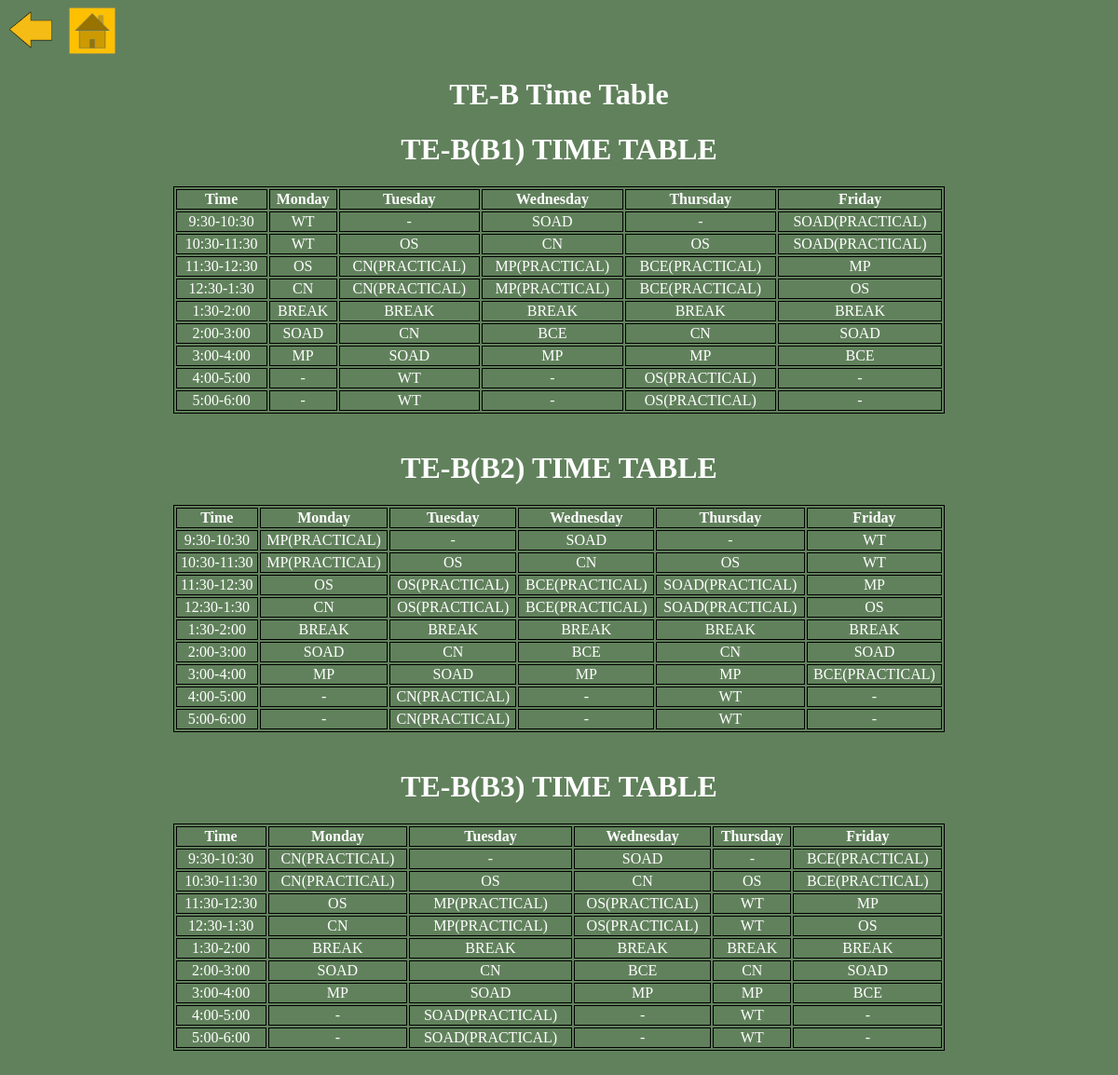
Page /displaytb.php on the committed database.
### tables this page shows
CREATE TABLE IF NOT EXISTS `ttteb` (
  `timing` varchar(255) NOT NULL,
  `monday` varchar(255) DEFAULT NULL,
  `tuesday` varchar(255) DEFAULT NULL,
  `wednesday` varchar(255) DEFAULT NULL,
  `thursday` varchar(255) DEFAULT NULL,
  `friday` varchar(255) DEFAULT NULL
);

CREATE TABLE IF NOT EXISTS `ttteb2` (
  `timing` varchar(255) NOT NULL,
  `monday` varchar(255) DEFAULT NULL,
  `tuesday` varchar(255) DEFAULT NULL,
  `wednesday` varchar(255) DEFAULT NULL,
  `thursday` varchar(255) DEFAULT NULL,
  `friday` varchar(255) DEFAULT NULL
);

CREATE TABLE IF NOT EXISTS `ttteb3` (
  `timing` varchar(255) NOT NULL,
  `monday` varchar(255) DEFAULT NULL,
  `tuesday` varchar(255) DEFAULT NULL,
  `wednesday` varchar(255) DEFAULT NULL,
  `thursday` varchar(255) DEFAULT NULL,
  `friday` varchar(255) DEFAULT NULL
);

### displaytb1.php (the view, shortened to what this page needs)
<!DOCTYPE html PUBLIC "-//W3C//DTD XHTML 1.0 Transitional//EN" "http://www.w3.org/TR/xhtml1/DTD/xhtml1-transitional.dtd">
<html xmlns="http://www.w3.org/1999/xhtml">
<head>
</head>
<body>
<h1 align="center">TE-B(B1) TIME TABLE</h1>
<?php
require("ttcon.php");
$res = mysqli_query($con,"select * from ttteb");
echo "<table>
<tr>
<th>Time</th>
<th>Monday</th>
<th>Tuesday</th>
<th>Wednesday</th>
<th>Thursday</th>
<th>Friday</th>
</tr>";
while($row = mysqli_fetch_array($res)){
echo "<tr>";
echo "<td>".$row['timing']."</td>";
echo "<td>".$row['monday']."</td>";
echo "<td>".$row['tuesday']."</td>";
echo "<td>".$row['wednesday']."</td>";
echo "<td>".$row['thursday']."</td>";
echo "<td>".$row['friday']."</td>";
echo "</tr>";
}
echo "</table>";
?>
</body>
</html>

### displaytb2.php (shortened to what this page needs)
<!DOCTYPE html PUBLIC "-//W3C//DTD XHTML 1.0 Transitional//EN" "http://www.w3.org/TR/xhtml1/DTD/xhtml1-transitional.dtd">
<html xmlns="http://www.w3.org/1999/xhtml">
<head>
</head>
<body>
<h1 align="center">TE-B(B2) TIME TABLE</h1>
<?php
require("ttcon.php");
$res = mysqli_query($con,"select * from ttteb2");
echo "<table>
<tr>
<th>Time</th>
<th>Monday</th>
<th>Tuesday</th>
<th>Wednesday</th>
<th>Thursday</th>
<th>Friday</th>
</tr>";
while($row = mysqli_fetch_array($res)){
echo "<tr>";
echo "<td>".$row['timing']."</td>";
echo "<td>".$row['monday']."</td>";
echo "<td>".$row['tuesday']."</td>";
echo "<td>".$row['wednesday']."</td>";
echo "<td>".$row['thursday']."</td>";
echo "<td>".$row['friday']."</td>";
echo "</tr>";
}
echo "</table>";
?>
</body>
</html>

### displaytb3.php (shortened to what this page needs)
<!DOCTYPE html PUBLIC "-//W3C//DTD XHTML 1.0 Transitional//EN" "http://www.w3.org/TR/xhtml1/DTD/xhtml1-transitional.dtd">
<html xmlns="http://www.w3.org/1999/xhtml">
<head>
</head>
<body>
<h1 align="center">TE-B(B3) TIME TABLE</h1>
<?php
require("ttcon.php");
$res = mysqli_query($con,"select * from ttteb3");
echo "<table>
<tr>
<th>Time</th>
<th>Monday</th>
<th>Tuesday</th>
<th>Wednesday</th>
<th>Thursday</th>
<th>Friday</th>
</tr>";
while($row = mysqli_fetch_array($res)){
echo "<tr>";
echo "<td>".$row['timing']."</td>";
echo "<td>".$row['monday']."</td>";
echo "<td>".$row['tuesday']."</td>";
echo "<td>".$row['wednesday']."</td>";
echo "<td>".$row['thursday']."</td>";
echo "<td>".$row['friday']."</td>";
echo "</tr>";
}
echo "</table>";
?>
</body>
</html>

### displaytb1.php (style rules this page uses)
table { margin-left:auto; margin-right:auto; border: 1px solid black; width:70%; }
td ,th { border: 1px solid black; text-align:center; }

### displaytb2.php (style rules this page uses)
table { margin-left:auto; margin-right:auto; border: 1px solid black; width:70%; }
td ,th { border: 1px solid black; text-align:center; }

### displaytb3.php (style rules this page uses)
table { margin-left:auto; margin-right:auto; border: 1px solid black; width:70%; }
td ,th { border: 1px solid black; text-align:center; }

### rows in the picture
ttteb: timing "9:30-10:30", monday "WT", tuesday "-", wednesday "SOAD", thursday "-", friday "SOAD(PRACTICAL)"
ttteb: timing "10:30-11:30", monday "WT", tuesday "OS", wednesday "CN", thursday "OS", friday "SOAD(PRACTICAL)"
ttteb: timing "11:30-12:30", monday "OS", tuesday "CN(PRACTICAL)", wednesday "MP(PRACTICAL)", thursday "BCE(PRACTICAL)", friday "MP"
ttteb: timing "12:30-1:30", monday "CN", tuesday "CN(PRACTICAL)", wednesday "MP(PRACTICAL)", thursday "BCE(PRACTICAL)", friday "OS"
ttteb: timing "1:30-2:00", monday "BREAK", tuesday "BREAK", wednesday "BREAK", thursday "BREAK", friday "BREAK"
ttteb: timing "2:00-3:00", monday "SOAD", tuesday "CN", wednesday "BCE", thursday "CN", friday "SOAD"
ttteb: timing "3:00-4:00", monday "MP", tuesday "SOAD", wednesday "MP", thursday "MP", friday "BCE"
ttteb: timing "4:00-5:00", monday "-", tuesday "WT", wednesday "-", thursday "OS(PRACTICAL)", friday "-"
ttteb: timing "5:00-6:00", monday "-", tuesday "WT", wednesday "-", thursday "OS(PRACTICAL)", friday "-"
ttteb2: timing "9:30-10:30", monday "MP(PRACTICAL)", tuesday "-", wednesday "SOAD", thursday "-", friday "WT"
ttteb2: timing "10:30-11:30", monday "MP(PRACTICAL)", tuesday "OS", wednesday "CN", thursday "OS", friday "WT"
ttteb2: timing "11:30-12:30", monday "OS", tuesday "OS(PRACTICAL)", wednesday "BCE(PRACTICAL)", thursday "SOAD(PRACTICAL)", friday "MP"
ttteb2: timing "12:30-1:30", monday "CN", tuesday "OS(PRACTICAL)", wednesday "BCE(PRACTICAL)", thursday "SOAD(PRACTICAL)", friday "OS"
ttteb2: timing "1:30-2:00", monday "BREAK", tuesday "BREAK", wednesday "BREAK", thursday "BREAK", friday "BREAK"
ttteb2: timing "2:00-3:00", monday "SOAD", tuesday "CN", wednesday "BCE", thursday "CN", friday "SOAD"
ttteb2: timing "3:00-4:00", monday "MP", tuesday "SOAD", wednesday "MP", thursday "MP", friday "BCE(PRACTICAL)"
ttteb2: timing "4:00-5:00", monday "-", tuesday "CN(PRACTICAL)", wednesday "-", thursday "WT", friday "-"
ttteb2: timing "5:00-6:00", monday "-", tuesday "CN(PRACTICAL)", wednesday "-", thursday "WT", friday "-"
ttteb3: timing "9:30-10:30", monday "CN(PRACTICAL)", tuesday "-", wednesday "SOAD", thursday "-", friday "BCE(PRACTICAL)"
ttteb3: timing "10:30-11:30", monday "CN(PRACTICAL)", tuesday "OS", wednesday "CN", thursday "OS", friday "BCE(PRACTICAL)"
ttteb3: timing "11:30-12:30", monday "OS", tuesday "MP(PRACTICAL)", wednesday "OS(PRACTICAL)", thursday "WT", friday "MP"
ttteb3: timing "12:30-1:30", monday "CN", tuesday "MP(PRACTICAL)", wednesday "OS(PRACTICAL)", thursday "WT", friday "OS"
ttteb3: timing "1:30-2:00", monday "BREAK", tuesday "BREAK", wednesday "BREAK", thursday "BREAK", friday "BREAK"
ttteb3: timing "2:00-3:00", monday "SOAD", tuesday "CN", wednesday "BCE", thursday "CN", friday "SOAD"
ttteb3: timing "3:00-4:00", monday "MP", tuesday "SOAD", wednesday "MP", thursday "MP", friday "BCE"
ttteb3: timing "4:00-5:00", monday "-", tuesday "SOAD(PRACTICAL)", wednesday "-", thursday "WT", friday "-"
ttteb3: timing "5:00-6:00", monday "-", tuesday "SOAD(PRACTICAL)", wednesday "-", thursday "WT", friday "-"
